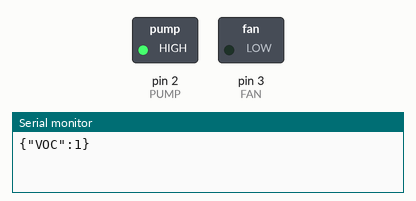
Simulated run of this sketch. Board: Arduino Uno, built with avr-gcc and run on an emulated ATmega328P. Shown: switched loads named in the sketch (green lamp = pin HIGH), the last lines printed to the serial monitor.

Above: at 0.1 s.
At 9.1 s:
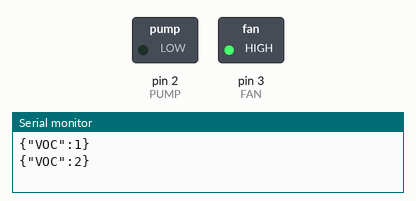
Timing chart, 0 to 10.6 s (numbered marks = the images above):
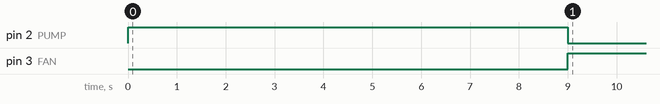

Measured:
- by itself, pin 2 (PUMP): LOW → HIGH at 0.00 s, → LOW 9.0 s later
- by itself, pin 3 (FAN): LOW → HIGH at 9.0 s

The sketch:

pump_fan_ans.ino
```cpp
//10 channel

long randNumber; // Choose Channel randomly
#define VOC_DURATION 10 //10sec
#define WASH_DURATION 600 //010min

void setup() {
  pinMode(2,OUTPUT); //PUMP
  pinMode(3,OUTPUT); //FAN


  //randomSeed (analogRead(10));
  // String status;
  Serial.begin(115200);
  digitalWrite(2, LOW); //pump멈춤
  digitalWrite(3, LOW); //fan멈춤

  String status;
}

void loop(){
  digitalWrite(2, LOW); //pump멈춤
  digitalWrite(3, LOW); //fan멈춤

  for (int k=2; k <3; k++){
    randNumber = k;
    valve(randNumber);
    delay(1000);
  }
}

void valve(int val){
  String status;

  if (val==2){
    digitalWrite(2, HIGH); //pump가동
    digitalWrite(3, LOW); //팬멈춤
    status = "{\"VOC\":"+String('1')+"}";
    // Serial.println(val);
    Serial.println(status);
    for (int i = 1; i < VOC_DURATION; i++) {
      delay(1000);
      }
    digitalWrite(2, LOW); //pump멈춤
    digitalWrite(3, HIGH); //fan가동
    status = "{\"VOC\":"+String('2')+"}";
    // Serial.println(val);
    Serial.println(status);
    for (int i = 1; i < WASH_DURATION; i++) {
      delay(1000);
      }

    //digitalWrite(2, LOW); //pump멈춤
    //digitalWrite(3, HIGH); //fan가동
    //status = "{\"VOC\":"+String('3')+"}";
    // Serial.println(val);
    //Serial.println(status);
    //for (int i = 1; i < WASH_DURATION; i++) {
      //delay(1000);
      //}
  }

  else{
   Serial.println("else");
  }
}
  
```
